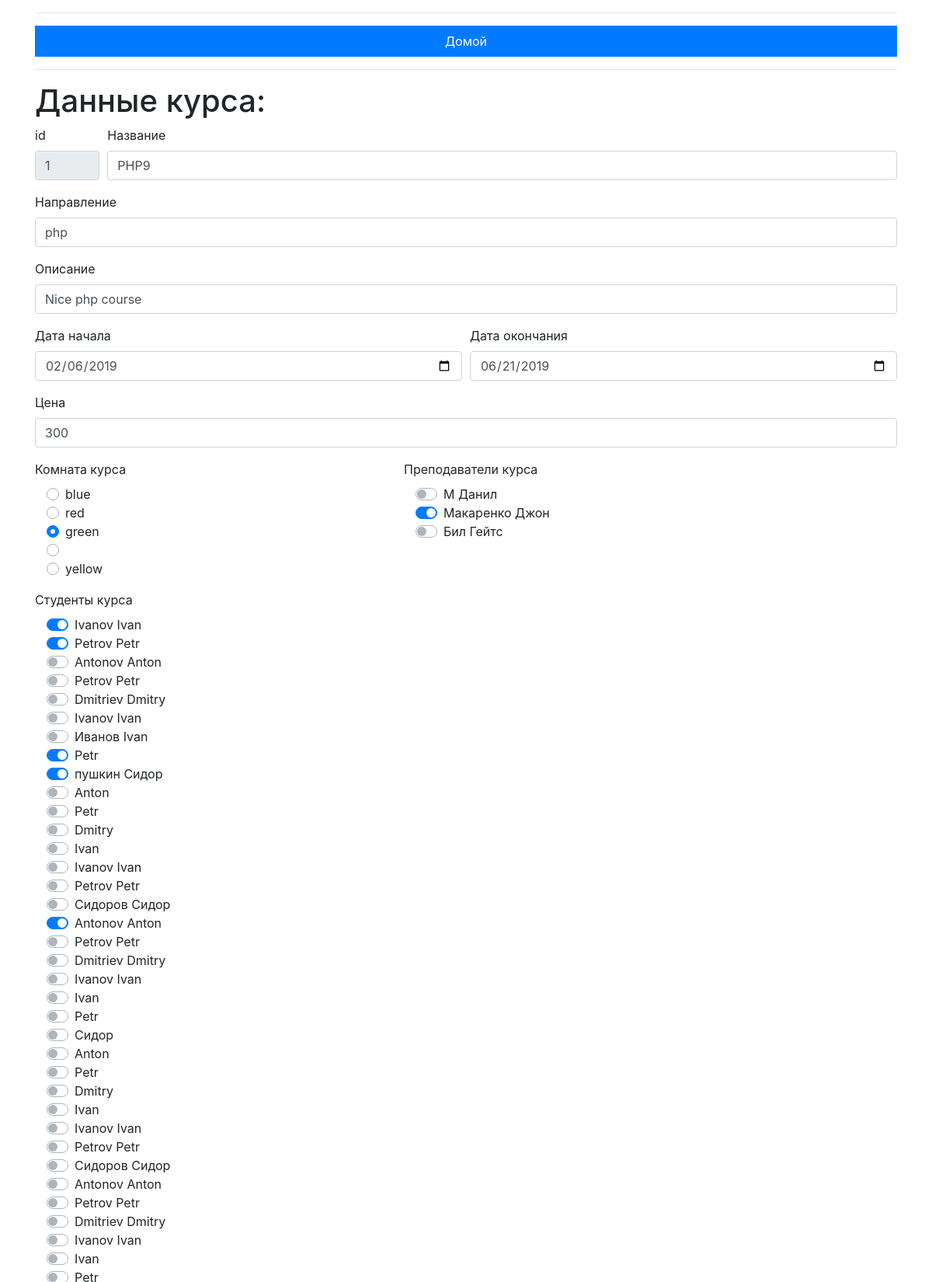
The app's page /course.php?id=1 (upper part) with its own data.
### tables this page shows
CREATE TABLE `courses` (
  `id` int(8) NOT NULL,
  `title` varchar(50) NOT NULL DEFAULT '',
  `description` varchar(250) DEFAULT NULL,
  `date_start` datetime DEFAULT NULL,
  `date_finish` datetime DEFAULT NULL,
  `price` int(6) DEFAULT NULL,
  `direction` varchar(20) DEFAULT NULL
);

CREATE TABLE `rooms` (
  `id` int(3) NOT NULL,
  `name` varchar(20) DEFAULT NULL
);

CREATE TABLE `teachers` (
  `id` int(8) NOT NULL,
  `first_name` varchar(50) NOT NULL DEFAULT '',
  `last_name` varchar(50) NOT NULL DEFAULT '',
  `birthday` datetime DEFAULT NULL,
  `email` varchar(50) DEFAULT NULL,
  `phone` varchar(15) DEFAULT NULL
);

CREATE TABLE `students` (
  `id` int(8) NOT NULL,
  `first_name` varchar(50) NOT NULL DEFAULT '',
  `last_name` varchar(50) NOT NULL DEFAULT '',
  `birthday` datetime DEFAULT NULL,
  `email` varchar(50) DEFAULT NULL,
  `phone` varchar(15) DEFAULT NULL
);

### course.php (the view, shortened to what this page needs)
<?php
include 'pdo.php';
$sql = "SELECT C.id, C.title, C.description, C.date_start, C.date_finish, C.price, C.direction FROM courses C
WHERE id = ?";
$stmt = $pdo->prepare($sql);
$stmt->execute([$_GET['id']]);
$course = $stmt->fetch(PDO::FETCH_ASSOC);
if ($course['date_start'] != null) {
    $course['date_start'] = date("Y-m-d", strtotime($course['date_start']));
}
if ($course['date_finish'] != null) {
    $course['date_finish'] = date("Y-m-d", strtotime($course['date_finish']));
}
$sql = "SELECT DISTINCT S.id, S.first_name, S.last_name FROM students S
join student_course SC on S.id=SC.student_id
join courses C on SC.course_id=C.id
WHERE C.id = ?";
$stmt = $pdo->prepare($sql);
$stmt->execute([$_GET['id']]);
$courseStudents = [];
while ($row = $stmt->fetch()){
    $courseStudents[] = $row;
}
$sql = "SELECT DISTINCT T.id, T.first_name, T.last_name FROM teachers T
join teacher_course TC on T.id=TC.teacher_id
join courses C on TC.course_id=C.id
WHERE C.id = ?";
$stmt = $pdo->prepare($sql);
$stmt->execute([$_GET['id']]);
$courseTeachers = [];
while ($row = $stmt->fetch()){
    $courseTeachers[] = $row;
}
$sql = "SELECT S.id, S.first_name, S.last_name FROM students S";
$stmt = $pdo->prepare($sql);
$stmt->execute();
while ($row = $stmt->fetch()){
    $row['courseStudent'] = false;
    $allStudents[] = $row;
}
$sql = "SELECT T.id, T.first_name, T.last_name FROM teachers T";
$stmt = $pdo->prepare($sql);
$stmt->execute();
while ($row = $stmt->fetch()){
    $row['courseTeacher'] = false;
    $allTeachers[] = $row;
}
foreach ($allStudents as $sKey => $student) {
    foreach ($courseStudents as $csKey => $courseStudent) {
        if ($student['id'] == $courseStudent['id']) {
            $allStudents[$sKey]['courseStudent'] = true;
        }
    }
}
foreach ($allTeachers as $tKey => $teacher) {
    foreach ($courseTeachers as $ctKey => $courseTeacher) {
        if ($teacher['id'] == $courseTeacher['id']) {
            $allTeachers[$tKey]['courseTeacher'] = true;
        }
    }
}
$sql = "SELECT * FROM rooms";
$stmt = $pdo->prepare($sql);
$stmt->execute();
$allRooms = [];
while ($row = $stmt->fetch()){
    $allRooms[] = $row;
}
$sql = "SELECT R.id, R.name FROM rooms R
JOIN course_room CR on CR.room_id = R.id WHERE CR.course_id = ?";
$stmt = $pdo->prepare($sql);
$stmt->execute([$_GET['id']]);
$courseRooms = [];
while ($row = $stmt->fetch()){
    $courseRooms[] = $row;
}
foreach ($allRooms as $rKey => $room) {
    foreach ($courseRooms as $crKey => $courseRoom) {
        if ($room['id'] == $courseRoom['id']) {
            $allRooms[$rKey]['courseRoom'] = true;
        }
    }
}
?>
<!doctype html>
<html lang="en">
    <head>
        <link rel="stylesheet" href="https://stackpath.bootstrapcdn.com/bootstrap/4.3.1/css/bootstrap.min.css">
    </head>
    <body>
        <div class="container">
            <hr>
            <div>
                <ul class="nav nav-pills nav-justified">
                    <li class="nav-item">
                        <a class="nav-link active" style="border-radius: 0px" href="index.php">Домой</a>
                    </li>
                </ul>
            </div>
            <hr>
            <h1>Данные курса:</h1>
            <form method="post">
                <div class="form-row">
                    <div class="col-md-1 mb-13">
                        <label for="id">id</label>
                        <input type="text" class="form-control" id="id" placeholder="id" value="<?php echo $course["id"]?>" name="id" readonly>
                    </div>
                    <div class="col-md-11 mb-3">
                        <label for="title">Название</label>
                        <input type="text" class="form-control" id="title" placeholder="Title" value="<?php echo $course["title"]?>" name="title" >
                    </div>
                    <div class="col-md-12 mb-3">
                        <label for="direction">Направление</label>
                        <input type="text" class="form-control" id="direction" placeholder="Direction" value="<?php echo $course["direction"]?>" name="direction" >
                    </div>
                    <div class="col-md-12 mb-3">
                        <label for="description">Описание</label>
                        <input type="text" class="form-control" id="description" placeholder="Description" value="<?php echo $course["description"]?>" name="description" required>
                    </div>
                </div>
                <div class="form-row">
                    <div class="col-md-6 mb-3">
                        <label for="date_start">Дата начала</label>
                        <input type="date" class="form-control" id="date_start" placeholder="Date start" value="<?php echo $course["date_start"]?>" min="<?php echo (date("Y-m-d", strtotime("-1 year")));?>" max="<?php echo (date("Y-m-d", strtotime("+5 year")));?>" name="date_start" >
                    </div>
                    <div class="col-md-6 mb-3">
                        <label for="date_finish">Дата окончания</label>
                        <input type="date" class="form-control" id="date_finish" placeholder="Date finish" value="<?php echo $course["date_finish"]?>" min="<?php echo (date("Y-m-d", strtotime("-1 year")));?>" max="<?php echo (date("Y-m-d", strtotime("+5 year")));?>" name="date_finish" >
                    </div>
                    <div class="col-md-12 mb-3">
                        <label for="price">Цена</label>
                        <input type="price" class="form-control" id="price" placeholder="Price" value="<?php echo $course["price"]?>" name="price">
                    </div>
                </div>
                <div class="row">
                    <div class="col-md-5 mb-3">
                        <label>Комната курса</label>
                        <?php
                            foreach ($allRooms as $rKey => $room) {
                                $checked = '';
                                if (isset($room['courseRoom'])) {
                                    $checked = 'checked';
                                }
                        echo "
                        <div class='col-md-12'>
                            <div class='custom-control custom-radio'>
                                <input type='radio' id='". $room['name'] . "' name='roomId' value='" . $room['id'] .  "' class='custom-control-input' " . $checked . ">
                                <label class='custom-control-label' for='" . $room['name'] . "'>" . $room['name'] . "</label>
                            </div>
                        </div>
                        ";
                        }
                        ?>
                    </div>
                    <div class="col-md-5 mb-3">
                        <label>Преподаватели курса</label>
                        <?php
                        foreach ($allTeachers as $teacher) {
                            $checkedTeacher = '';
                            if ($teacher['courseTeacher']) {
                                $checkedTeacher = 'checked';
                            }
                        echo "
                        <div class='col-md-12'>
                            <div class='custom-control custom-switch'>
                                <input class='custom-control-input' type='checkbox' id='teacher" . $teacher['id'] . "' value='checkedTeacher'"  . $checkedTeacher. " name='teacher" . $teacher['id'] . "'>
                                <label class='custom-control-label' for='teacher" . $teacher['id'] ."'>" . $teacher['last_name'] . ' ' . $teacher['first_name'] . "</label>
                            </div>
                        </div>
                        ";
                        }
                        ?>
                    </div>
                    <div class="col-md-5 mb-3">
                        <label>Студенты курса</label>
                        <?php
                        foreach ($allStudents as $student) {
                        $checkedStudent = '';
                        if ($student['courseStudent']) {
                        $checkedStudent = 'checked';
                        }
                        echo "
                        <div class='col-md-12'>
                            <div class='custom-control custom-switch'>
                                <input class='custom-control-input' type='checkbox' id='student" . $student['id'] . "' value='checkedStudent'"  . $checkedStudent. " name='student" . $student['id'] . "'>
                                <label class='custom-control-label' for='student" . $student['id'] ."'>" . $student['last_name'] . ' ' . $student['first_name'] . "</label>
                            </div>
                        </div>
                        ";
                        }
                        ?>
                    </div>
                </div>
                <br>
            </form>
            <br>
        </div>
    </body>
</html>

### records on screen
courses: id "1", title "PHP9", direction "php", description "Nice php course", price "300"
rooms: name "blue"
rooms: name "red"
rooms: name "green"
rooms: name "yellow"
teachers: last_name "М", first_name "Данил"
teachers: last_name "Макаренко", first_name "Джон"
teachers: last_name "Бил", first_name "Гейтс"
students: last_name "Ivanov", first_name "Ivan"
students: last_name "Petrov", first_name "Petr"
students: last_name "Antonov", first_name "Anton"
students: last_name "Petrov", first_name "Petr"
students: last_name "Dmitriev", first_name "Dmitry"
students: last_name "Ivanov", first_name "Ivan"
students: last_name "Иванов", first_name "Ivan"
students: first_name "Petr"
students: last_name "пушкин", first_name "Сидор"
students: first_name "Anton"
students: first_name "Petr"
students: first_name "Dmitry"
students: first_name "Ivan"
students: last_name "Ivanov", first_name "Ivan"
students: last_name "Petrov", first_name "Petr"
students: last_name "Сидоров", first_name "Сидор"
students: last_name "Antonov", first_name "Anton"
students: last_name "Petrov", first_name "Petr"
students: last_name "Dmitriev", first_name "Dmitry"
students: last_name "Ivanov", first_name "Ivan"
students: first_name "Ivan"
students: first_name "Petr"
students: first_name "Сидор"
students: first_name "Anton"
students: first_name "Petr"
students: first_name "Dmitry"
students: first_name "Ivan"
students: last_name "Ivanov", first_name "Ivan"
students: last_name "Petrov", first_name "Petr"
students: last_name "Сидоров", first_name "Сидор"
students: last_name "Antonov", first_name "Anton"
students: last_name "Petrov", first_name "Petr"
students: last_name "Dmitriev", first_name "Dmitry"
students: last_name "Ivanov", first_name "Ivan"
students: first_name "Ivan"
